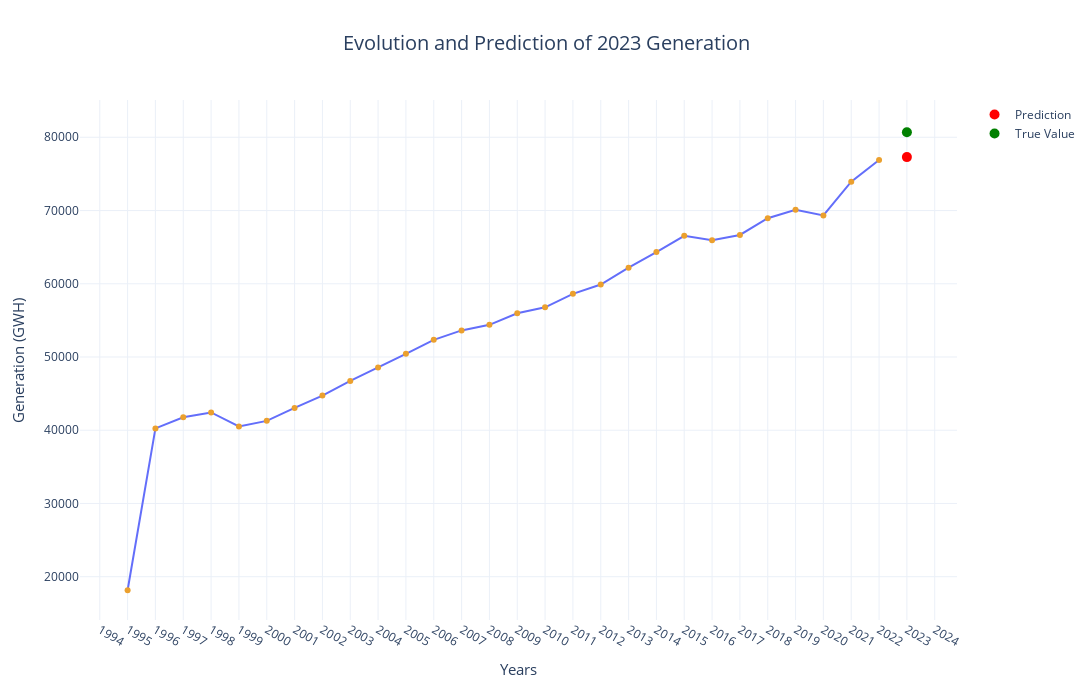

The cell this chart's notebook holds for it:
### Markdown cell above
## Linear Regression Model for Future Generation Prediction
Building and training the regression model.

### Code cell
# Initialize the Linear Regression model
temp_reg = LinearRegression()

# Fit the model to the data
temp_reg.fit(np.array(data["Fecha"]).reshape(-1, 1), np.array(data["Total"]).reshape(-1, 1))

# Predict the value for the year 2023
prediccion = temp_reg.predict(np.array(2023).reshape(1, -1)).item()

# Print the prediction for 2023
print(f"Prediction for 2023: {round(prediccion,2)} GWH")

# Plot the data using Plotly
fig = px.line(data, x='Fecha', y='Total', title='Evolution and Prediction of 2023 Generation ',
              labels={'Fecha': 'Years', 'Total': 'Generation (GWH)'}, markers=True)

# Update the trace marker color
fig.update_traces(marker=dict(color='#EBA02E'))

# Add the prediction point
fig.add_trace(go.Scatter(
    x=[2023], y=[prediccion],
    mode='markers', name='Prediction',
    marker=dict(color='red', size=10)
))

# Add the true value point
fig.add_trace(go.Scatter(
    x=[2023], y=[80687.35],
    mode='markers', name='True Value',
    marker=dict(color='green', size=10)
))

# Update the layout
fig.update_layout(
    xaxis=dict(tickmode='linear'),
    yaxis=dict(tickformat=".0f"),
    template='plotly_white',
    title=dict(font=dict(size=20), x=0.5,  # Centrar el título
        xanchor='center',),
    xaxis_title=dict(font=dict(size=15)),
    yaxis_title=dict(font=dict(size=15)),
    legend=dict(font=dict(size=12)),width=1400,height=700
)

# Show the plot
fig.show()
print(f"The value predicted by the linear regression model is {round(prediccion,2)} GWh (shown in red on the graph), while the actual value is 80,687.35 GWh (shown in green).")
print(f"the difference between the predicted value and the true value is: {round((80687.35-prediccion)/80687.35*100,2)} %")

### Figure 1 — Plotly figure (JSON) as saved in the notebook; plotly's stock layout.template omitted (floating-point values rounded to 4 significant figures)
{"data": [{"hovertemplate": "Years=%{x}<br>Generation (GWH)=%{y}<extra></extra>", "legendgroup": "", "line": {"color": "#636efa", "dash": "solid"}, "marker": {"color": "#EBA02E", "symbol": "circle"}, "mode": "markers+lines", "name": "", "orientation": "v", "showlegend": false, "type": "scatter", "x": [1995, 1996, 1997, 1998, 1999, 2000, 2001, 2002, 2003, 2004, 2005, 2006, 2007, 2008, 2009, 2010, 2011, 2012, 2013, 2014, 2015, 2016, 2017, 2018, 2019, 2020, 2021, 2022], "xaxis": "x", "y": [18148, 40249, 41768, 42422, 40514, 41277, 43048, 44734, 46735, 48563, 50431, 52340, 53627, 54395, 55965, 56787, 58621, 59891, 62197, 64328, 66548, 65943, 66667, 68947, 70114, 69324, 73933, 76908], "yaxis": "y"}, {"marker": {"color": "red", "size": 10}, "mode": "markers", "name": "Prediction", "type": "scatter", "x": [2023], "y": [77290.0]}, {"marker": {"color": "green", "size": 10}, "mode": "markers", "name": "True Value", "type": "scatter", "x": [2023], "y": [80690.0]}], "layout": {"height": 700, "legend": {"font": {"size": 12}, "tracegroupgap": 0}, "title": {"font": {"size": 20}, "text": "Evolution and Prediction of 2023 Generation ", "x": 0.5, "xanchor": "center"}, "width": 1400, "xaxis": {"anchor": "y", "domain": [0, 1], "tickmode": "linear", "title": {"font": {"size": 15}, "text": "Years"}}, "yaxis": {"anchor": "x", "domain": [0, 1], "tickformat": ".0f", "title": {"font": {"size": 15}, "text": "Generation (GWH)"}}}}
